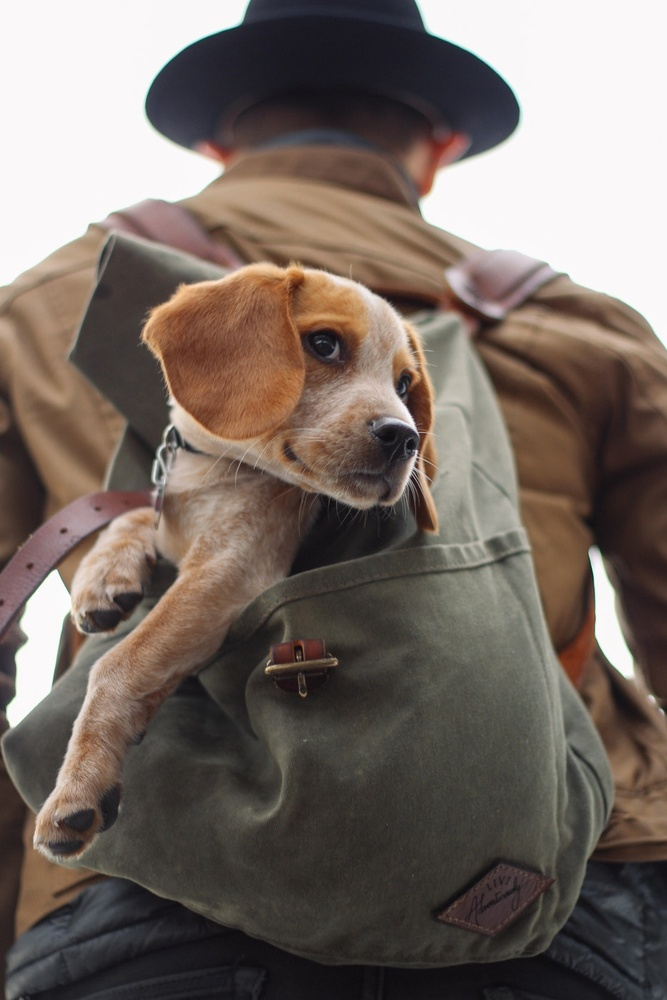
#> input picture DATA/dog_backpack.jpg, 667 x 1000 px, shrunk from 934 x 1401 before the run
$ jupyter execute 'Session 6 - Drawing over a regular image.ipynb'
#> lines starting #> are read from the running program, lines starting #| are printed output that depends on the picture
# Drawing on an image
---

## Open an image and draw circles on it

[cell 1]
import cv2
import numpy as np


# Function #
def draw_Circle(event, x, y, flags, params):
    if event == cv2.EVENT_LBUTTONDOWN:
        cv2.circle(flippedimage, (x, y), 10, (0, 0, 255), 4)


cv2.namedWindow(winname='Canvas')
cv2.setMouseCallback('Canvas', draw_Circle)
img = cv2.imread('../DATA/dog_backpack.jpg')
#> img is the input picture: shape (1000, 667, 3); mean B, G, R 99.5, 106.7, 118
fixed_image = cv2.cvtColor(img, cv2.COLOR_BGR2RGB)
flippedimage = cv2.flip(fixed_image,-1)
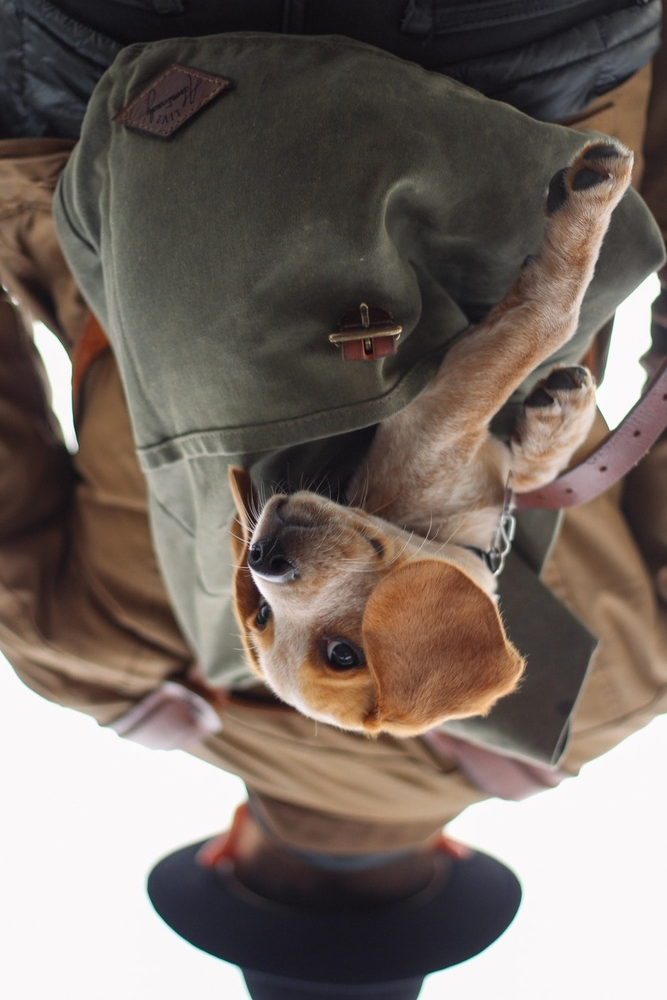
#> flippedimage: shape (1000, 667, 3); mean R, G, B 118, 106.7, 99.5


while True:
    cv2.imshow('Canvas', flippedimage)
    if cv2.waitKey(1) & 0xFF == 27:
#> (key Esc is pressed here)
        break
cv2.destroyAllWindows()


$ run again, with DATA/00-puppy.jpg copied over DATA/dog_backpack.jpg
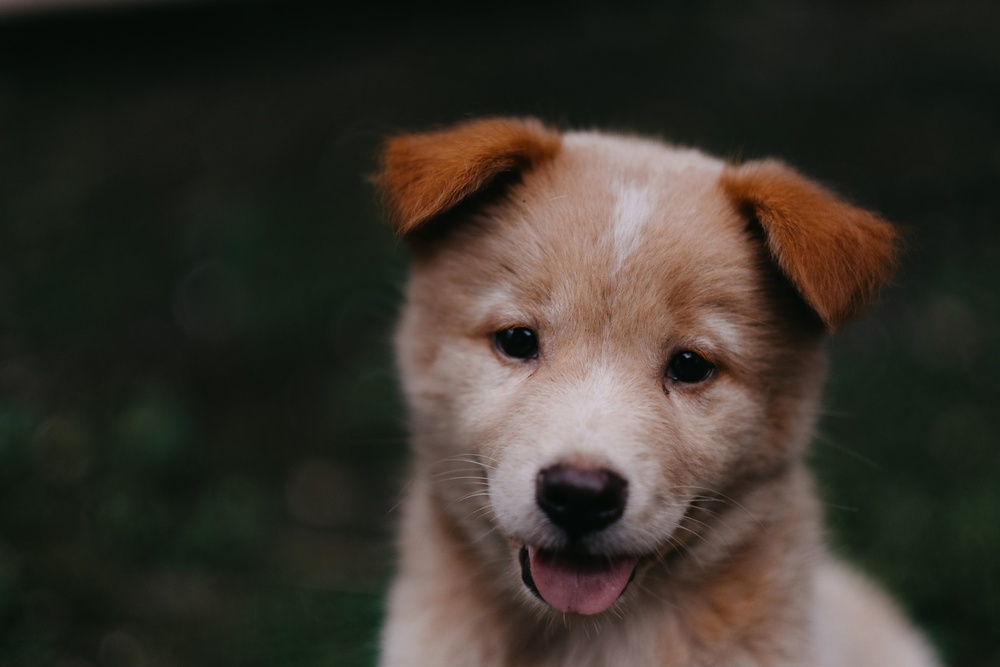
#> input picture DATA/00-puppy.jpg, 1000 x 667 px, shrunk from 1950 x 1300 before the run
#> img is the input picture: shape (667, 1000, 3); mean B, G, R 43.8, 51.8, 57.3
#> `flippedimage = cv2.flip(fixed_image,-1)`:
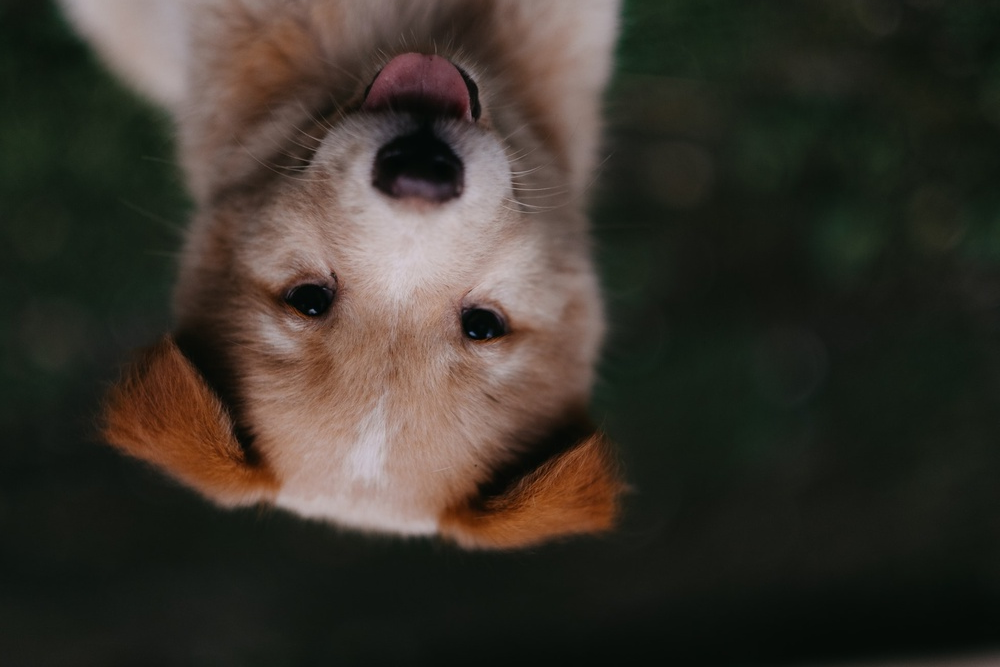
#> flippedimage: shape (667, 1000, 3); mean R, G, B 57.3, 51.8, 43.8

$ run again, with DATA/Denis_Mukwege.jpg copied over DATA/dog_backpack.jpg
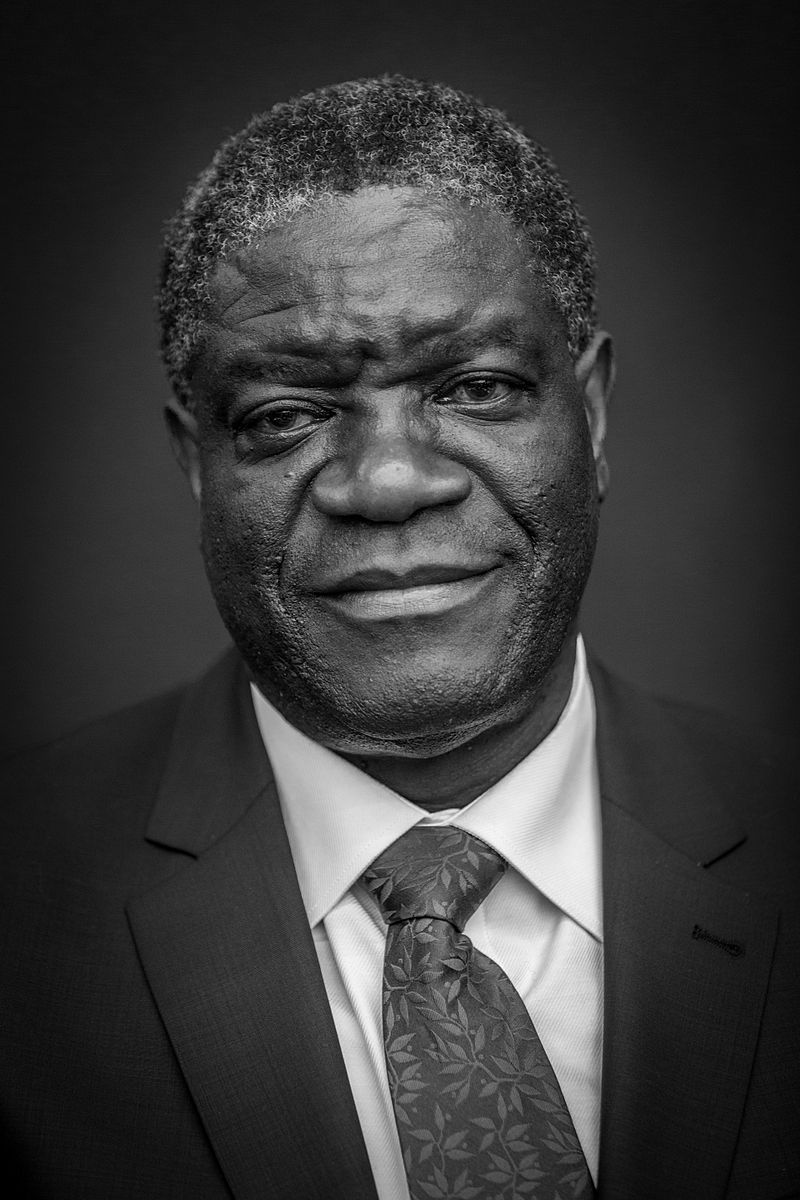
#> input picture DATA/Denis_Mukwege.jpg, 800 x 1200 px
#> img is the input picture: shape (1200, 800, 3); min 0, max 255, mean 58.8
#> `flippedimage = cv2.flip(fixed_image,-1)`:
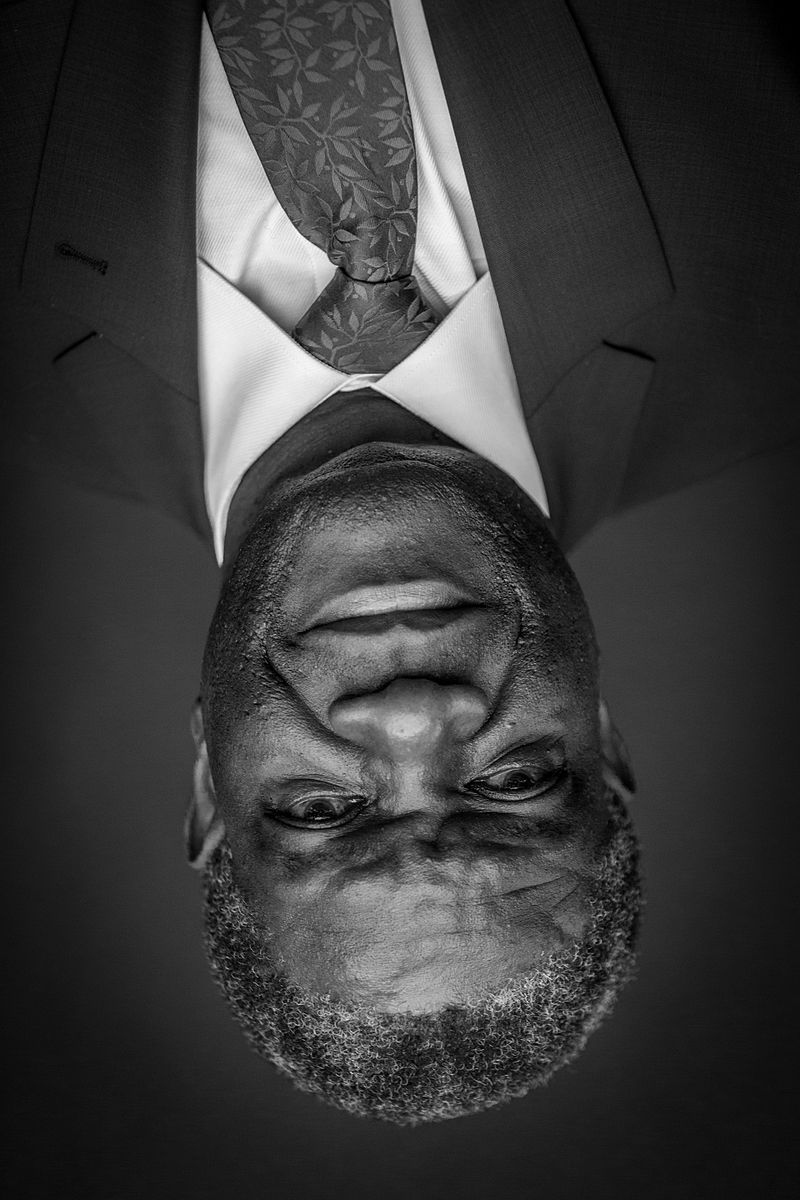
#> flippedimage: shape (1200, 800, 3); min 0, max 255, mean 58.8

$ run again, with DATA/Nadia_Murad.jpg copied over DATA/dog_backpack.jpg
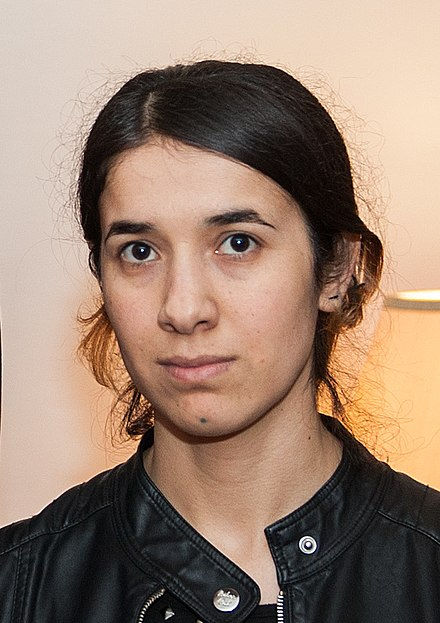
#> input picture DATA/Nadia_Murad.jpg, 440 x 623 px
#> img is the input picture: shape (623, 440, 3); mean B, G, R 112.7, 129.2, 153.8
#> `flippedimage = cv2.flip(fixed_image,-1)`:
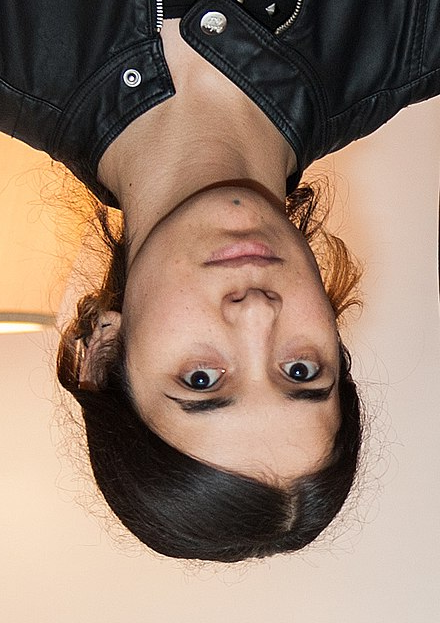
#> flippedimage: shape (623, 440, 3); mean R, G, B 153.8, 129.2, 112.7
